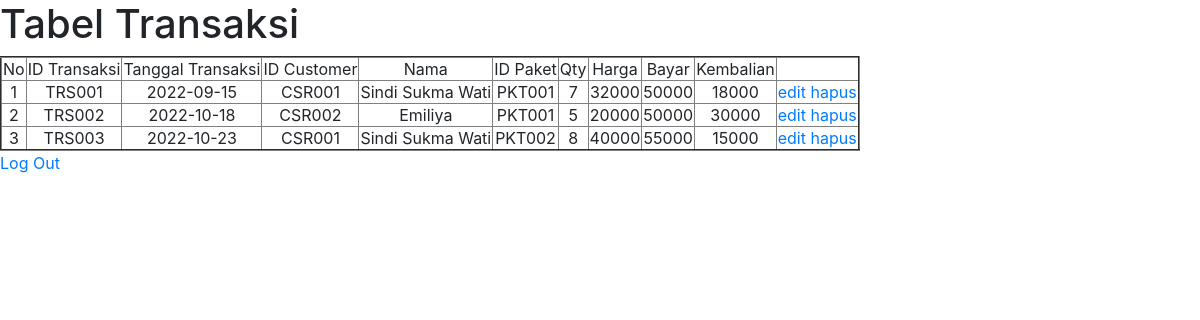
The app's page /transaksi.php, older data.
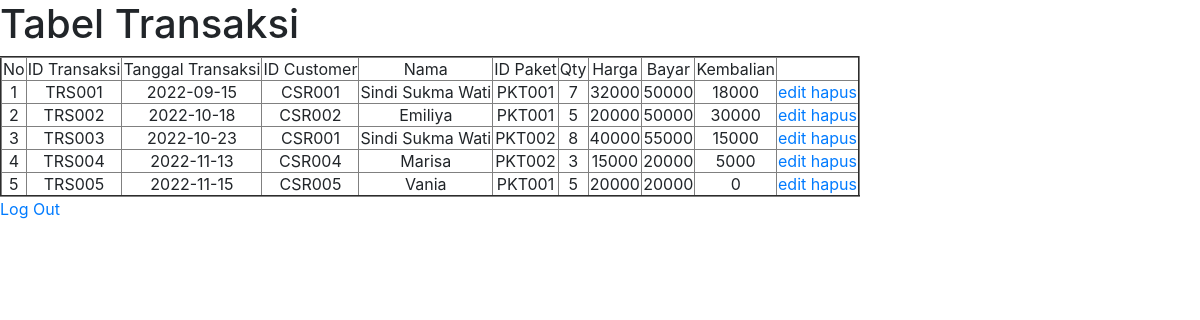
The same page, newer data.
### tables this page shows
CREATE TABLE `tb_transaksi` (
  `id_transaksi` varchar(10) NOT NULL,
  `tanggal` date NOT NULL,
  `id_customer` varchar(10) NOT NULL,
  `nama` varchar(100) NOT NULL,
  `id_paket` varchar(10) NOT NULL,
  `qty` int NOT NULL,
  `biaya` int NOT NULL,
  `bayar` int NOT NULL,
  `kembalian` int NOT NULL
);

### transaksi.php (the view, shortened to what this page needs)
<?php
require ("koneksi.php");
?>
<html>
<head>
        <link rel="stylesheet" href="https://cdn.jsdelivr.net/npm/bootstrap@4.3.1/dist/css/bootstrap.min.css">
</head>
    <body>
        <h1>Tabel Transaksi</h1>
        <table border='2' style="text-align:center">
            <tr>
                <td>No</td>
                <td>ID Transaksi</td>
                <td>Tanggal Transaksi</td>
                <td>ID Customer</td>
                <td>Nama</td>
                <td>ID Paket</td>
                <td>Qty</td>
                <td>Harga</td>
                <td>Bayar</td>
                <td>Kembalian</td>
                <td colspan="2"></td>
            </tr>
            <?php
            $query  = "SELECT * FROM tb_transaksi";
            $result = mysqli_query($koneksi, $query);
            $no     = 1;
            while ($row = mysqli_fetch_array($result)){
                $transaksi = $row['id_transaksi'];
                $tgl = $row['tanggal'];
                $cust = $row['id_customer'];
                $nama = $row['nama'];
                $pkt = $row['id_paket'];
                $qty = $row['qty'];
                $biaya = $row['biaya'];
                $bayar = $row['bayar'];
                $kembali = $row['kembalian'];
            ?>
            <tr>
                <td><?php echo $no; ?></td>
                <td><?php echo $transaksi; ?></td>
                <td><?php echo $tgl; ?></td>
                <td><?php echo $cust; ?></td>
                <td><?php echo $nama; ?></td>
                <td><?php echo $pkt; ?></td>
                <td><?php echo $qty; ?></td>
                <td><?php echo $biaya; ?></td>
                <td><?php echo $bayar; ?></td>
                <td><?php echo $kembali; ?></td>
                <td>
                <a href="edittransaksi.php?id_transaksi=<?php echo $row['id_transaksi']; ?>">edit</a>
                <a href="hapustransaksi.php?id_transaksi=<?php echo $row['id_transaksi']; ?>">hapus</a>
            </td>
            </tr>
            <?php
            $no++;
            }?>
        </table>
        <a href="login.php">Log Out</a>
    </body>
</html>

Row changes from the older to the newer data that the page shows:
added tb_transaksi: id_transaksi "TRS004", tanggal "2022-11-13", id_customer "CSR004", nama "Marisa", id_paket "PKT002", qty "3", biaya "15000", bayar "20000", kembalian "5000"
added tb_transaksi: id_transaksi "TRS005", tanggal "2022-11-15", id_customer "CSR005", nama "Vania", id_paket "PKT001", qty "5", biaya "20000", bayar "20000", kembalian "0"
